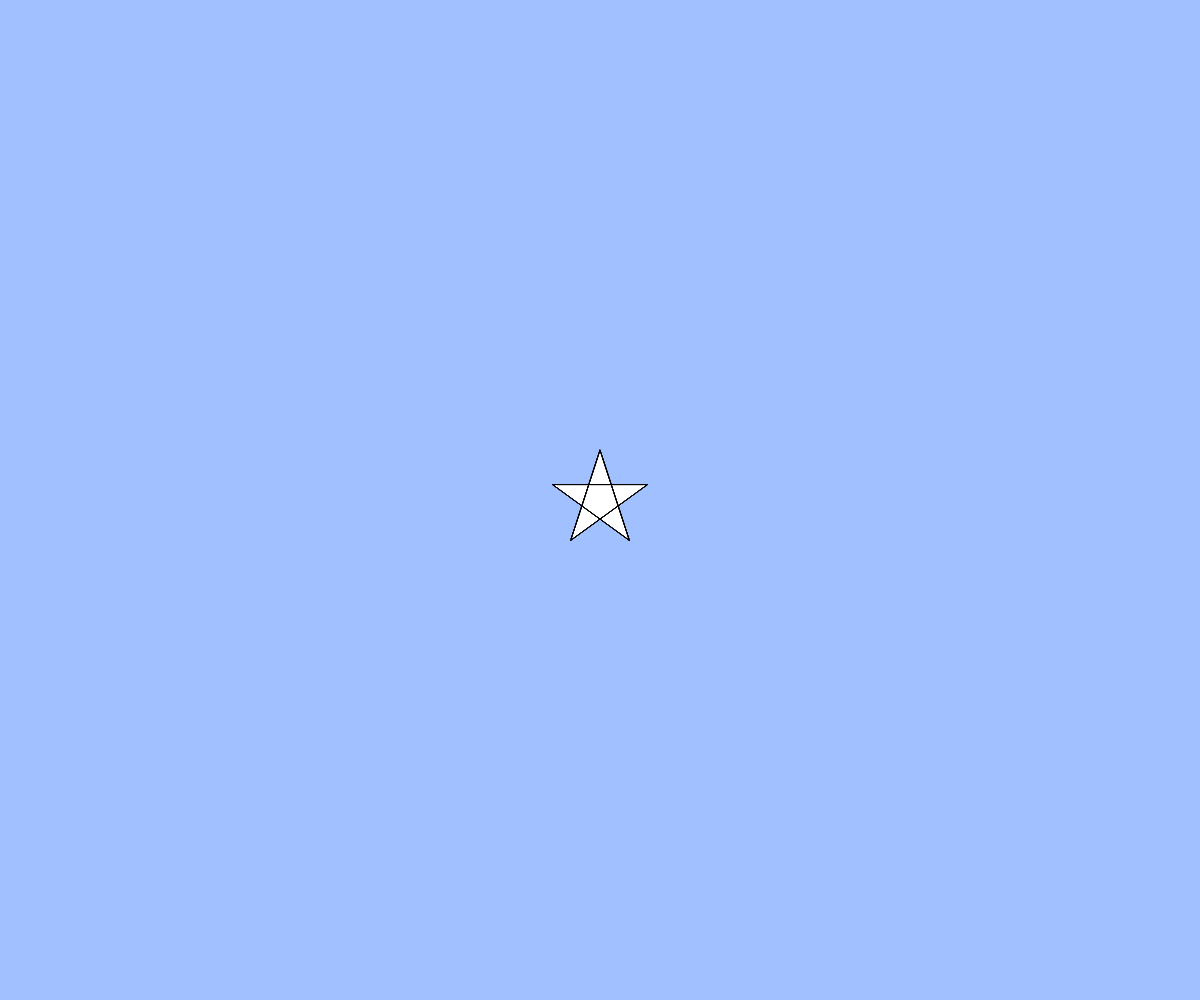
Frame 1 (no input)
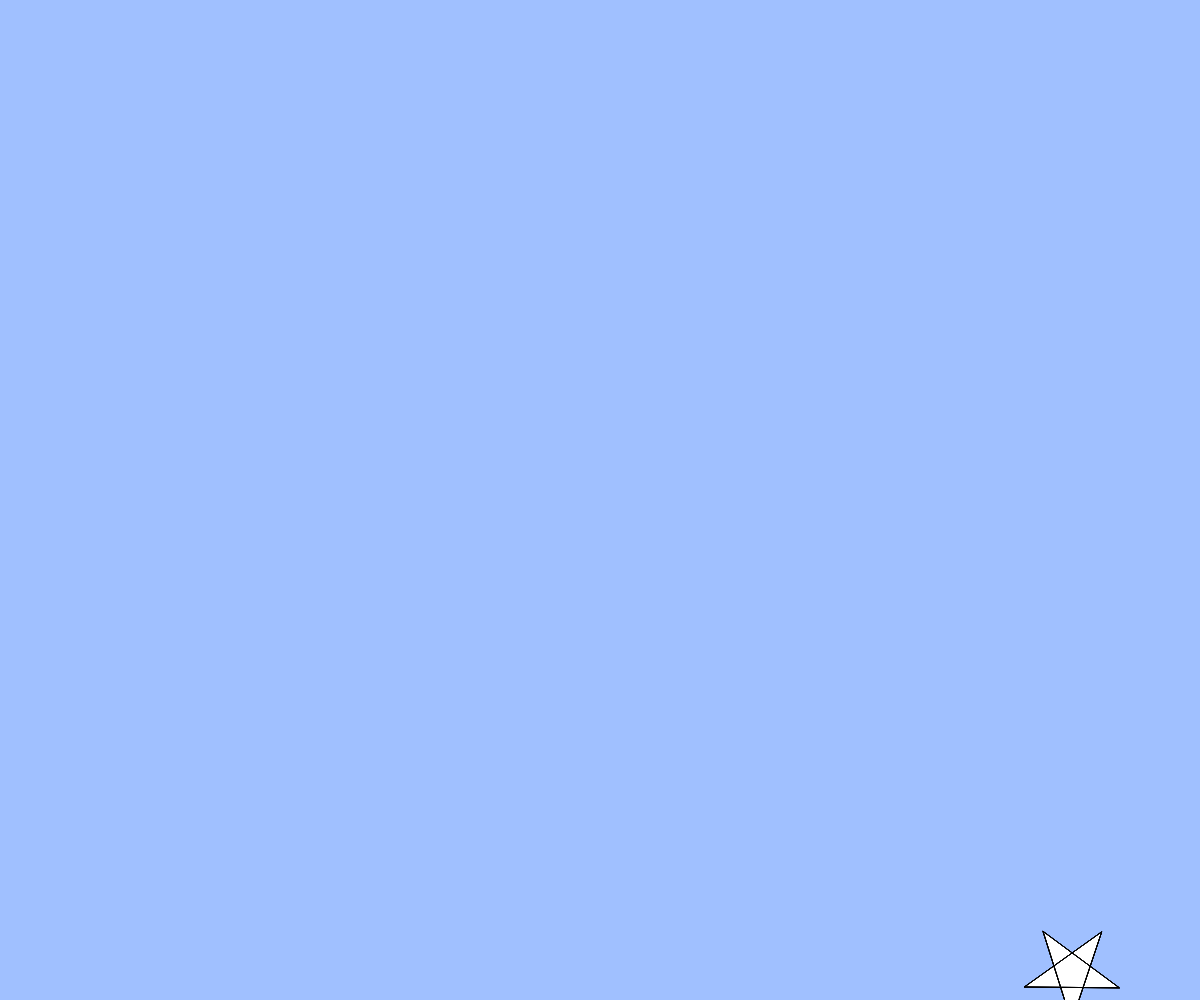
Frame 60 (no input)
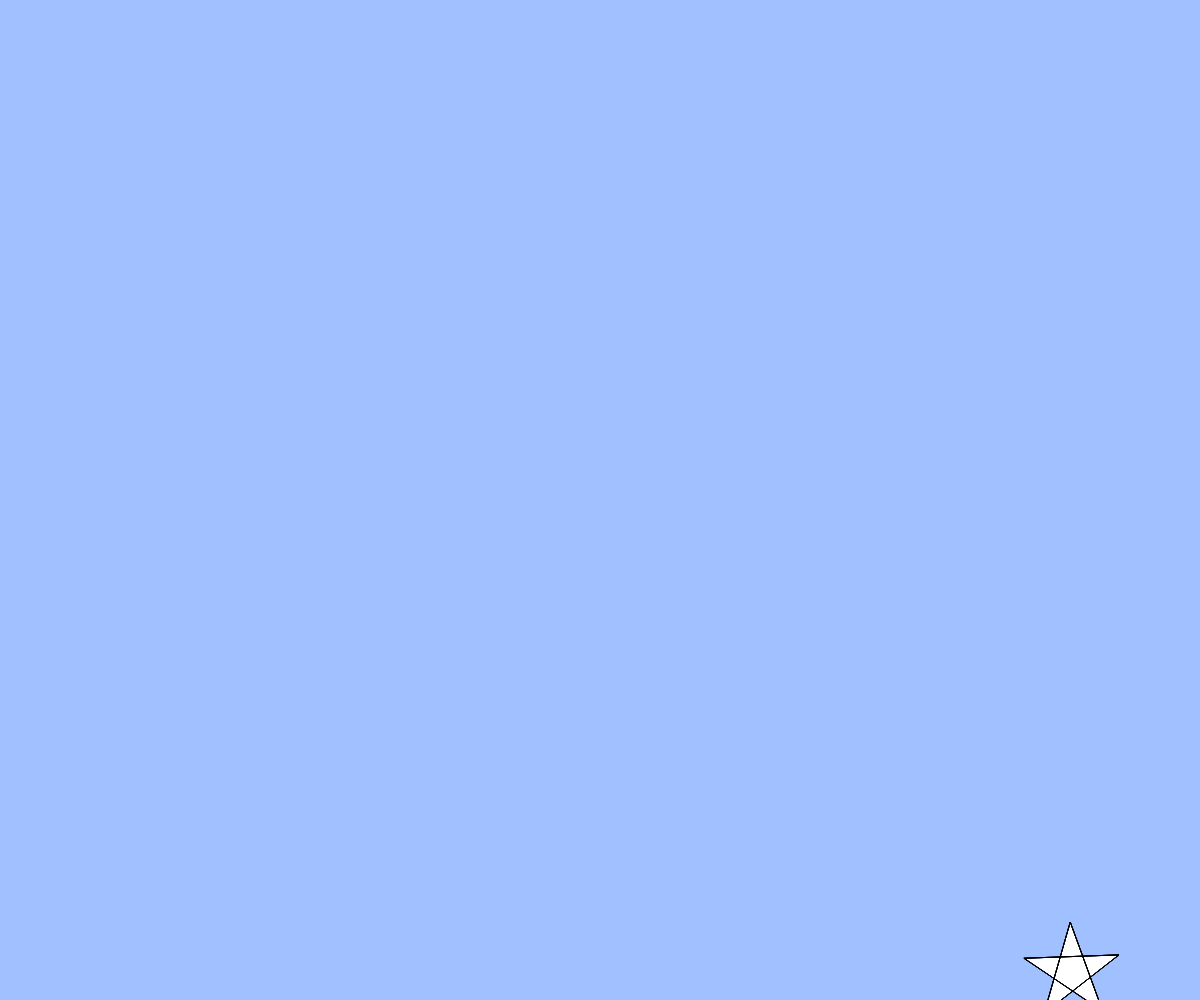
Frame 120 (the mouse pressed at the canvas centre since frame 60)

The p5.js sketch that drew these frames (run headless with seeded random() and noise() and a simulated clock; from frame 60 on, the mouse is pressed at the canvas centre):

// p5.js sketch
// ── sketch.js
// 最終課題を制作しよう
let x, y, vx, vy;

function setup(){
  createCanvas(windowWidth, windowHeight);
  x = width / 2;
  y = height / 2;
  vx = 8;
  vy = 8;
  angle = 0;
}

function draw(){
  background(160, 192, 255);
  star(x, y, 50, angle);
  angle += 10;
  x += vx;
  y += vy;
  if(keyIsDown(LEFT_ARROW)){vx = vx + 1};
  if(keyIsDown(RIGHT_ARROW)){vx = vx - 1};
  if(keyIsDown(UP_ARROW)){vy = vy + 1};
  if(keyIsDown(DOWN_ARROW)){vy = vy - 1};
  if(x > width){ x = 0; }
  else if(x < 0){ x = width; }
  if(y > height){ y = 0; }
  if(y < 0){ y = height; }
}

function star(cx, cy, r, angle){
  beginShape();
  for(var i = 0; i < 20; i++){
    var theta = TWO_PI * i * 2 / 5 - HALF_PI + angle;
    var x = cx + cos(theta) * r;
    var y = cy + sin(theta) * r;
    vertex(x,y);
  }
  endShape(CLOSE);
}

function mousePressed(){
  if(mousePressed){x = mouseX ; y = mouseY}
  else{x = x ; y = y}
}

function windowResized(){
  resizeCanvas(windowWidth, windowHeight);
}
